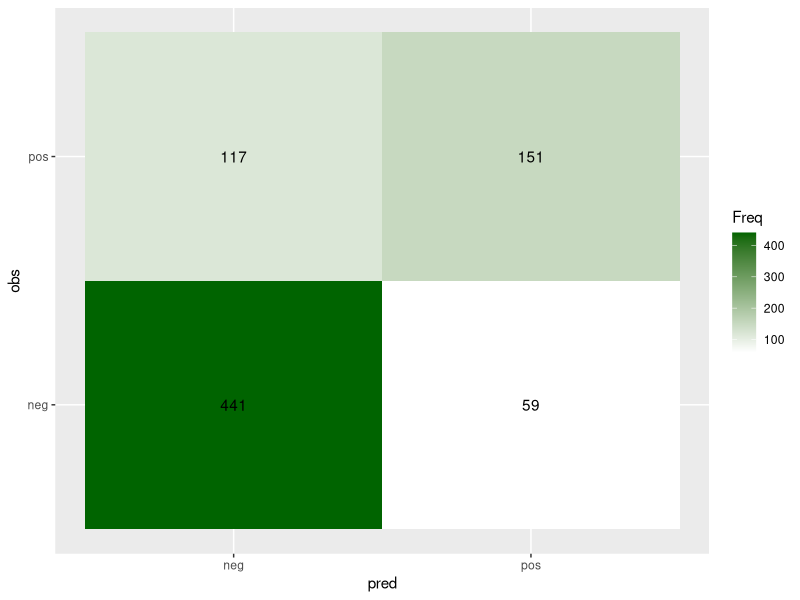
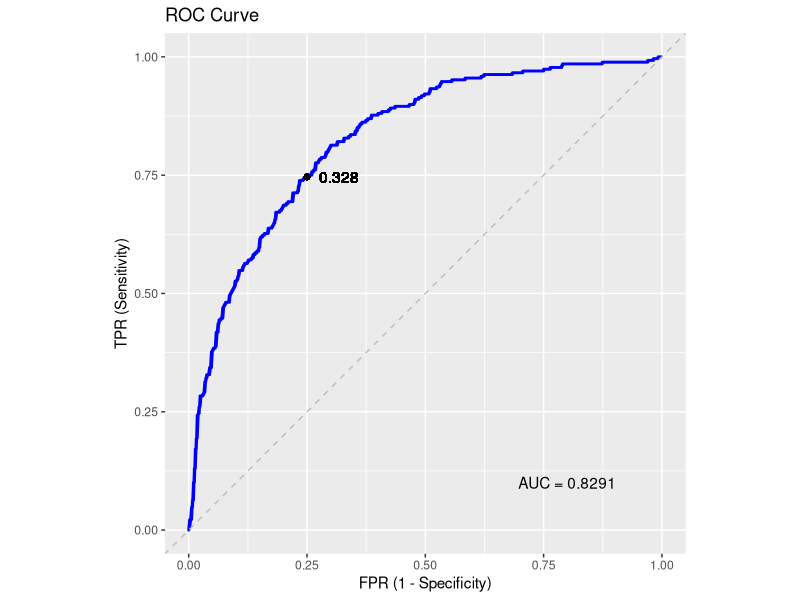

Write R code to recreate these figures, in order.
## ---- chunk 1
# Load data
library(mlbench)
data(PimaIndiansDiabetes)
## ---- chunk 2
## Install the caret library for cross-validation
if (!requireNamespace("caret", quietly = TRUE)) {
  install.packages("caret")
}
library(caret)

## Define training control
# We also want to have savePredictions=TRUE & classProbs=TRUE
set.seed(0) 
my_trControl <- trainControl(method = "cv", number = 5, 
                             classProbs = TRUE,
                             savePredictions = TRUE)

## Train the model using train() function
cv_model <- train(diabetes ~ ., data = PimaIndiansDiabetes, 
                  method = "glm",
                  family=binomial(),
                  trControl = my_trControl)

## Summarize the results
print(cv_model)
## ---- chunk 3
cv_res = cv_model$pred
head(cv_res)
## ---- chunk 4
CV_acc = mean(cv_res$pred == cv_res$obs)
print(paste("Accuracy via 5-fold cross-validation", CV_acc))
## ---- chunk 5
## Let's start to define the values for the confusion matrix first
# Recall what the difference between & vs &&
# Read more: https://stat.ethz.ch/R-manual/R-devel/library/base/html/Logic.html

TP = sum((cv_res$obs == 'pos') & (cv_res$pred == 'pos'))
FN = sum((cv_res$obs == 'pos') & (cv_res$pred == 'neg'))

FP = sum((cv_res$obs == 'neg') & (cv_res$pred == 'pos'))
TN = sum((cv_res$obs == 'neg') & (cv_res$pred == 'neg'))

print(paste('TP, FN, FP, TN:', TP, FN, FP, TN))
## ---- chunk 6
## Calculate confusion matrix
confusion_mtx = table(cv_res[, c("obs", "pred")])
confusion_mtx

## Similar function confusionMatrix
# conf_mat = confusionMatrix(cv_res$pred, cv_res$obs)
# conf_mat$table
## ---- chunk 7
## Change to data.frame before using ggplot
confusion_df = as.data.frame(confusion_mtx)

ggplot(confusion_df, aes(pred, obs, fill= Freq)) +
  geom_tile() + geom_text(aes(label=Freq)) + 
  scale_fill_gradient(low="white", high="darkgreen")
## ---- chunk 8
FPR = FP / sum(cv_res$obs == 'neg')
FNR = FN / sum(cv_res$obs == 'pos')
TPR = TP / sum(cv_res$obs == 'pos')

print(paste("False positive rate:", FPR))
print(paste("False negative rate:", FNR))
print(paste("True positive rate:",  TPR))
## ---- chunk 9
## Original confusion matrix
table(cv_res[, c("obs", "pred")])

## New confusion matrix with cutoff 0.4
cv_res$pred_new = as.integer(cv_res$pos >= 0.4)
table(cv_res[, c("obs", "pred_new")])
## ---- chunk 10
## Install the pROC library for plotting ROC curve
if (!requireNamespace("pROC", quietly = TRUE)) {
  install.packages("pROC")
}

# library(pROC)
roc_outs <- pROC::roc(cv_res$obs == 'pos', cv_res$pos)
print(paste("The AUC score of this ROC curve is", roc_outs$auc))

roc_table <- as.data.frame(
  roc_outs[c("sensitivities", "specificities", "thresholds")]
)
head(roc_table)
## ---- chunk 11
FPR = 1 - roc_table$specificities

idx = which.min(abs(FPR - 0.25))
roc_table[idx, ]

print(paste("When FPR is closest to 0.25, the threshold is", roc_table[idx, 3]))
print(paste("When FPR is closest to 0.25, the TPR is", roc_table[idx, 1]))
## ---- chunk 12
library(ggplot2)

## You can set the n.cuts to show the cutoffs on the curve
g = ggplot(roc_table, aes(x = 1 - specificities, y = sensitivities)) +   
  geom_line(color = "blue", size = 1) +
  geom_abline(linetype = "dashed", color = "grey") +
  labs(title = "ROC Curve",
       x = "FPR (1 - Specificity)",
       y = "TPR (Sensitivity)") +
  coord_equal()

## Display the plot with more annotations
g + 
  annotate("text", x=0.8, y=0.1, label=paste("AUC =", round(roc_outs$auc, 4))) +
  geom_point(x = 1 - roc_table[idx, 2], y = roc_table[idx, 1]) + 
  geom_text(x = 1 - roc_table[idx, 2], y = roc_table[idx, 1],
            label = round(roc_table[idx, 3], 3), color = 'black', hjust = -0.3)

